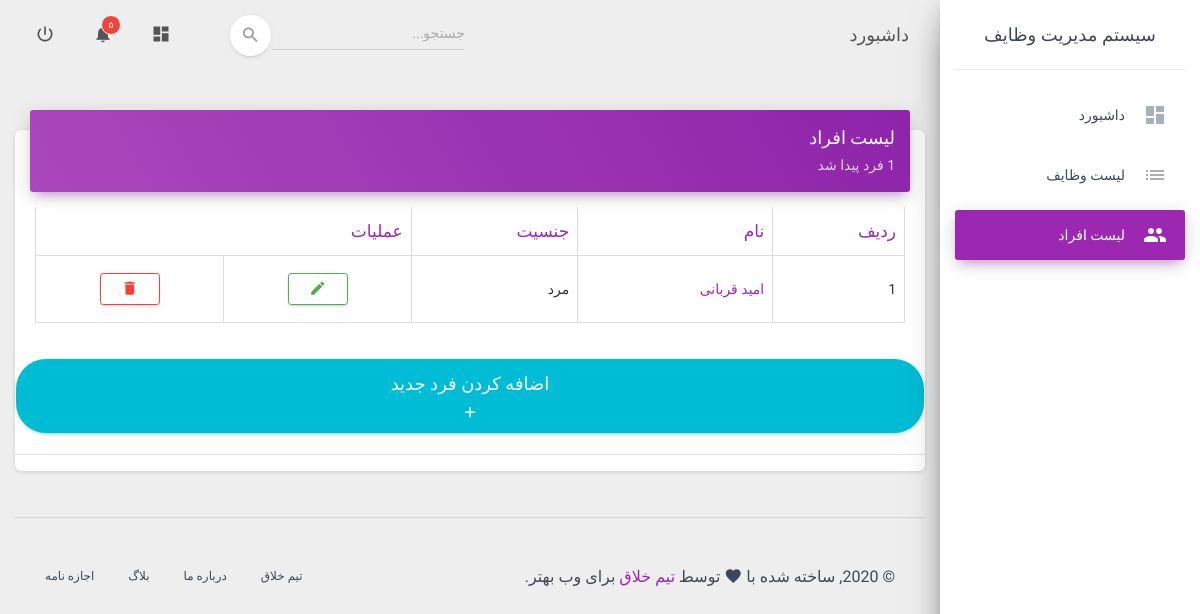
/app/persons/, run on an earlier commit of the app's database.
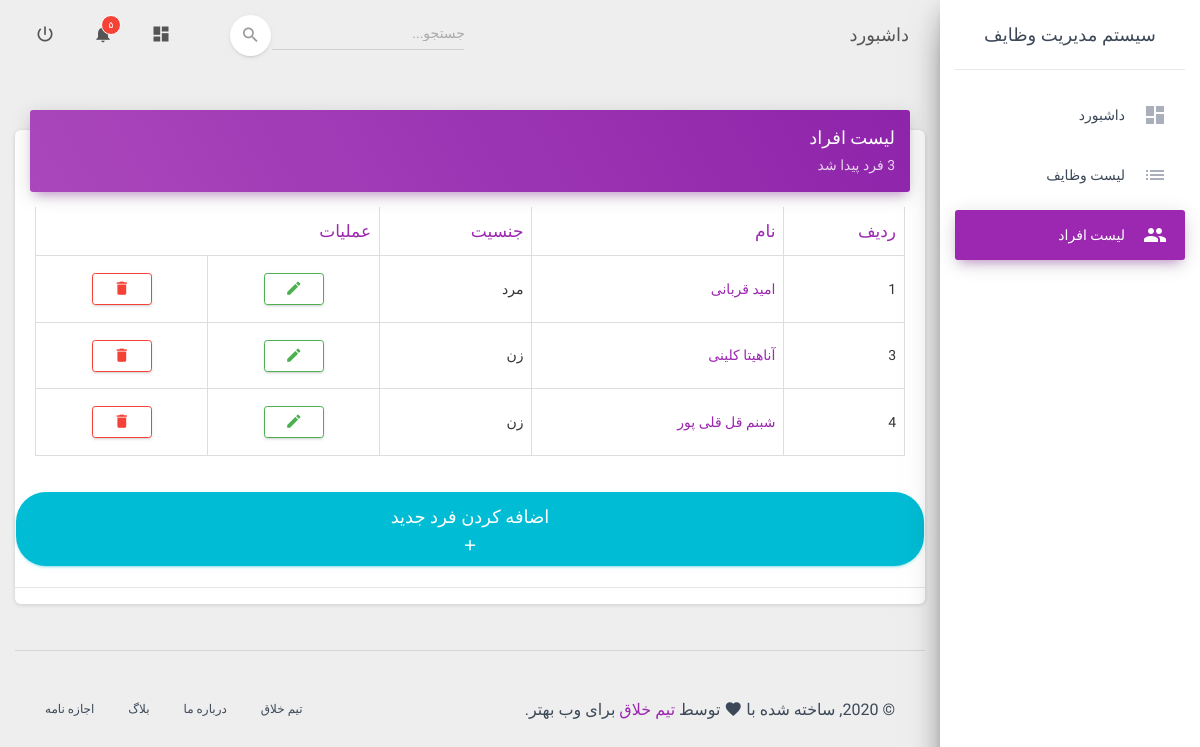
And on a later commit of the database.
### app/models.py (models this page shows)
class person(models.Model):
    name = models.CharField(max_length=250)
    sex_choices = [('M','Male'),('F','Female'),('O','others')]
    sex = models.CharField(choices=sex_choices,max_length=1)
    def sex_name(self):
        if self.sex == 'M' :
             return 'مرد'
        elif self.sex == 'F':
             return 'زن'
        elif self.sex == 'O' :
             return 'سایر'

### app/views.py (the view)
# urls.py: path('persons/', views.list_persons , name='list_persons' ),
def list_persons(request):
    paginator = Paginator(models.person.objects.all(),5)
    current_page = int(request.GET.get('page') or 1 )
    page = paginator.page(current_page)
    persons_objects = page.object_list
    count = models.person.objects.count()
    contex = {'persons_objects':persons_objects ,
    'count':count,
    'paginator': paginator,
    'current_page' : current_page,
    'page':page,
    }
    return render(request,'persons/list.html',contex)

### app/templates/persons/list.html (shortened to what this page needs)
{% extends 'master.html' %}
{% block content %}
<div class="row">
    <div class="col-md-12">
        <div class="card">
            <div class="card-header card-header-primary">
                <h4 class="card-title ">لیست افراد </h4>
                <p class="card-category"> {{count}} فرد پیدا شد</p>
            </div>
            <div class="card-body">
                {% if count %}
                <div class="table-responsive">
                    <table class="table table-bordered">
                        <thead class=" text-primary">
                            <th>
                                ردیف
                            </th>
                            <th>
                                نام
                            </th>
                            <th>
                                جنسیت
                            </th>
                            <th colspan="2">
                                عملیات
                            </th>
                        </thead>
                        <tbody>
                            {% for person_object in persons_objects %}
                            <tr>
                                <td>{{ person_object.id }}</td>
                                <td><a href="{% url 'show_person' person_object.id %}">{{ person_object.name }}</a></td>
                                <td>{{ person_object.sex_name }}</td>
                                <td align="center">
                                    <a href="{% url 'edit_person' person_object.id %}" class="btn btn-outline-success btn-sm">
                                        <i class="material-icons">edit</i>
                                    </a>
                                </td>
                                <td align="center">
                                    <form action="{% url 'delete_person' person_object.id %}" method="POST">
                                        <button type="submit" class="btn btn-outline-danger btn-sm" onclick="return confirm('Are you sure?');">
                                            <i class="material-icons text-danger">delete</i>
                                        </button>
                                    </form>
                                </td>
                            </tr>
                            {% endfor %}
                        </tbody>
                    </table>
                </div>
                 {% else %}
                 <div class="alert alert-warning">
                    <i class="material-icons text-white mr-2">warning</i>
                     موردی یافت نشد
                 </div>
                {% endif %}
            </div>
            <a href="{% url 'create_person' %}" class="btn btn-round btn-fill btn-info">
                <h4>اضافه کردن فرد جدید</h4>
                <div class="ripple-container">
                </div>
                <i class="material-icons">add</i>
            </a>
            <hr>
        </div>
    </div>
</div>
{% endblock content %}

What changed in the data, as far as the page shows it:
added person: id "3", name "آناهیتا کلینی", sex_name "زن"
added person: id "4", name "شبنم قل قلی پور", sex_name "زن"
